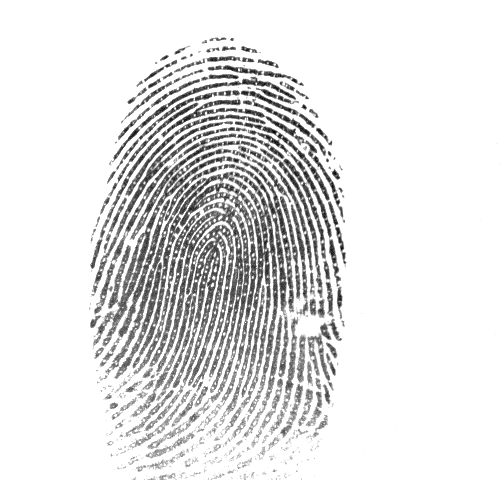
#> input picture data/CrossMatch_Sample_DB/012_3_6.tif, 504 x 480 px
$ python -i preprocessing.py   (imports and definitions only)
#> lines starting #> are read from the running program, lines starting #| are printed output that depends on the picture
#> further down, picture is the input picture: shape (480, 504, 3); min 0, max 255, mean 227.3
"""
Image preprocessing utilities for fingerprint recognition.

This module provides functions for preprocessing fingerprint images
including normalization, segmentation, and quality enhancement.
"""

from typing import Optional, Tuple

import cv2
import numpy as np


# =============================================================================
# MATHEMATICAL BACKGROUND
# =============================================================================
#
# Fingerprint preprocessing aims to enhance ridge-valley contrast and
# normalize image properties for consistent feature extraction.
#
# Key operations:
# 1. Normalization: Transform pixel intensities to standard mean/variance
# 2. Segmentation: Separate fingerprint region from background
# 3. Histogram equalization: Enhance local contrast
# =============================================================================


# [119 lines left out: functions normalize_image, normalize_to_range, segment_fingerprint, not called in this run]


def adaptive_histogram_equalization(
    image: np.ndarray,
    clip_limit: float = 2.0,
    tile_size: Tuple[int, int] = (8, 8)
) -> np.ndarray:
    """
    Apply Contrast Limited Adaptive Histogram Equalization (CLAHE).

    Mathematical Formulation:
    -------------------------
    CLAHE divides image into tiles and equalizes each separately:

    1. For each tile, compute histogram H(k)
    2. Clip histogram: H'(k) = min(H(k), clip_limit * N / num_bins)
    3. Redistribute clipped pixels uniformly
    4. Compute CDF and apply equalization
    5. Interpolate at tile boundaries

    This enhances local contrast without amplifying noise.

    Args:
        image: Input grayscale image
        clip_limit: Threshold for contrast limiting
        tile_size: Size of tiles for local equalization

    Returns:
        Enhanced image
    """
    # Convert to uint8 if necessary
    if image.dtype in [np.float32, np.float64]:
        was_float = True
        image = (image * 255).clip(0, 255).astype(np.uint8)
    else:
        was_float = False

    clahe = cv2.createCLAHE(clipLimit=clip_limit, tileGridSize=tile_size)
    enhanced = clahe.apply(image)

    if was_float:
        enhanced = enhanced.astype(np.float32) / 255.0

    return enhanced


def remove_background_gradient(
    image: np.ndarray,
    kernel_size: int = 65
) -> np.ndarray:
    """
    Remove background intensity gradient using morphological operations.

    Mathematical Formulation:
    -------------------------
    Background estimation via morphological opening:

    background = opening(I, kernel)
    corrected = I - background

    This removes slow intensity variations while preserving ridges.

    Args:
        image: Input grayscale image
        kernel_size: Size of structuring element (odd number)

    Returns:
        Gradient-corrected image
    """
#> called with kernel_size = 65
    if image.dtype in [np.float32, np.float64]:
        was_float = True
        img_uint8 = (image * 255).clip(0, 255).astype(np.uint8)
    else:
        was_float = False
        img_uint8 = image

    kernel = cv2.getStructuringElement(cv2.MORPH_ELLIPSE, (kernel_size, kernel_size))
    background = cv2.morphologyEx(img_uint8, cv2.MORPH_OPEN, kernel)
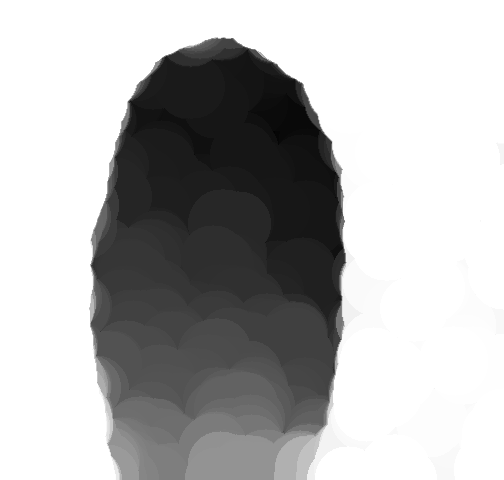
#> background: shape (480, 504, 3); min 0, max 255, mean 179.7

    corrected = cv2.subtract(img_uint8, background)
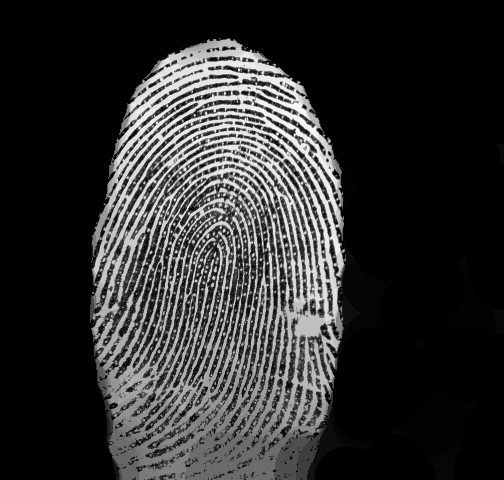
#> corrected: shape (480, 504, 3); min 0, max 249, mean 47.6

    if was_float:
        corrected = corrected.astype(np.float32) / 255.0

    return corrected


# [47 lines left out: functions resize_image, pad_to_square, not called in this run]


def preprocess_fingerprint(
    image: np.ndarray,
    target_size: Optional[Tuple[int, int]] = (256, 256),
    normalize: bool = True,
    equalize: bool = True,
    segment: bool = True,
    remove_gradient: bool = True
) -> Tuple[np.ndarray, Optional[np.ndarray]]:
    """
    Apply full preprocessing pipeline to fingerprint image.

    Pipeline:
    1. Convert to float and normalize range
    2. Remove background gradient (optional)
    3. Apply CLAHE for contrast enhancement (optional)
    4. Segment fingerprint region (optional)
    5. Normalize intensity (optional)
    6. Resize to target size

    Args:
        image: Input fingerprint image
        target_size: Target (width, height), None to keep original
        normalize: Whether to normalize intensities
        equalize: Whether to apply histogram equalization
        segment: Whether to compute segmentation mask
        remove_gradient: Whether to remove background gradient

    Returns:
        Tuple of (preprocessed_image, segmentation_mask)
        mask is None if segment=False
    """
    # Ensure float image
    if image.dtype == np.uint8:
        image = image.astype(np.float32) / 255.0

    mask = None

    # Remove background gradient
    if remove_gradient:
        image = remove_background_gradient(image)

    # Histogram equalization
    if equalize:
        image = adaptive_histogram_equalization(image)

    # Segmentation
    if segment:
        mask = segment_fingerprint(image)

    # Normalize intensities
    if normalize:
        image = normalize_to_range(image, 0.0, 1.0)

    # Resize
    if target_size is not None:
        image = resize_image(image, target_size)
        if mask is not None:
            mask = resize_image(mask, target_size, cv2.INTER_NEAREST)

    return image, mask


class FingerprintPreprocessor:
    """
    Configurable preprocessor for fingerprint images.

    Encapsulates preprocessing parameters and provides a consistent
    interface for batch processing.
    """

    # [74 lines left out: functions __init__, __call__, process_batch, not called in this run]

>>> import cv2
>>> picture = cv2.imread('../../data/CrossMatch_Sample_DB/012_3_6.tif')
#> (the run stopped early here; a loop or call above may not have finished)

$ run again, on data/CrossMatch_Sample_DB/012_5_3.tif
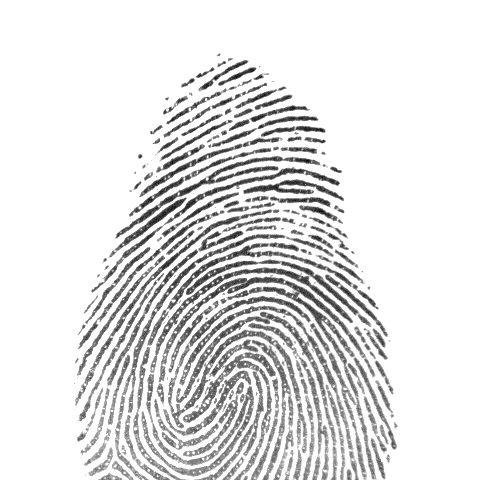
#> input picture data/CrossMatch_Sample_DB/012_5_3.tif, 504 x 480 px
#> picture is the input picture: shape (480, 504, 3); min 0, max 255, mean 228
#> in remove_background_gradient, `background = cv2.morphologyEx(img_uint8, cv2.MORPH_OPEN, kernel)`:
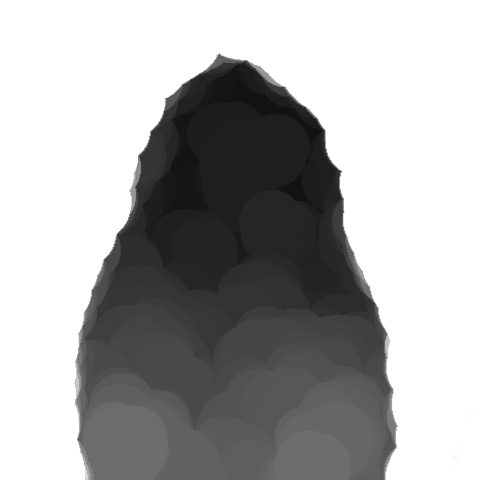
#> background: shape (480, 504, 3); min 0, max 255, mean 175
#> in remove_background_gradient, `corrected = cv2.subtract(img_uint8, background)`:
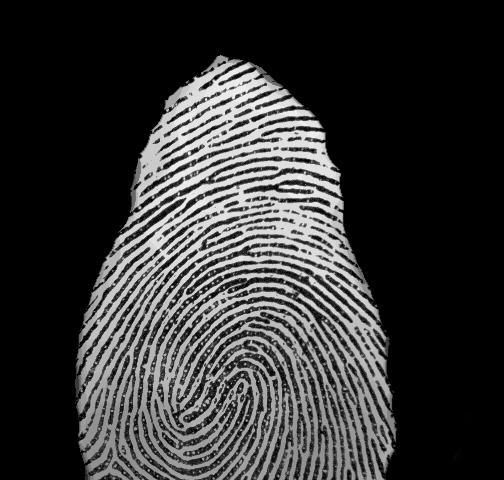
#> corrected: shape (480, 504, 3); min 0, max 237, mean 53

$ run again, on data/CrossMatch_Sample_DB/012_5_6.tif
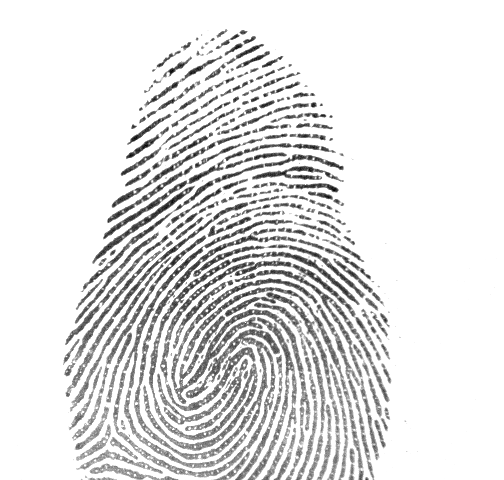
#> input picture data/CrossMatch_Sample_DB/012_5_6.tif, 504 x 480 px
#> picture is the input picture: shape (480, 504, 3); min 0, max 255, mean 227
#> in remove_background_gradient, `background = cv2.morphologyEx(img_uint8, cv2.MORPH_OPEN, kernel)`:
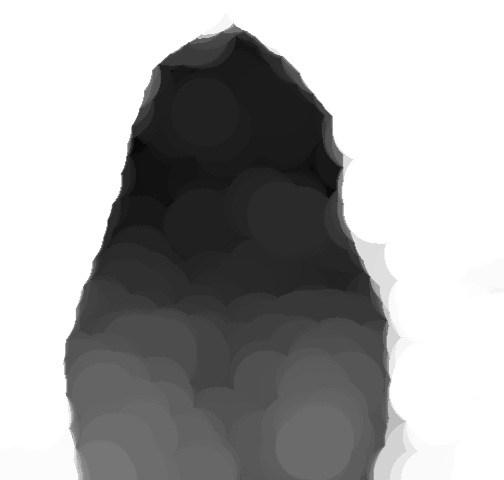
#> background: shape (480, 504, 3); min 0, max 255, mean 165.7
#> in remove_background_gradient, `corrected = cv2.subtract(img_uint8, background)`:
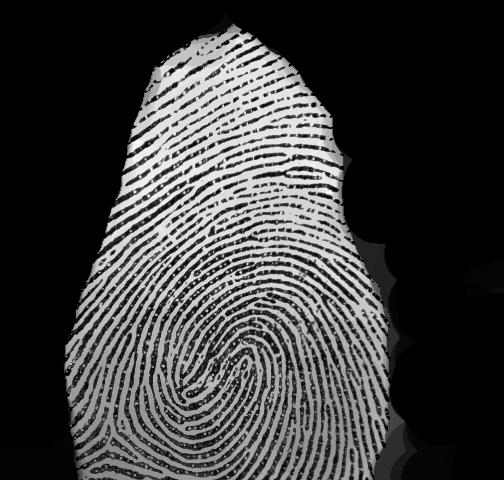
#> corrected: shape (480, 504, 3); min 0, max 246, mean 61.4

$ run again, on data/CrossMatch_Sample_DB/012_6_2.tif
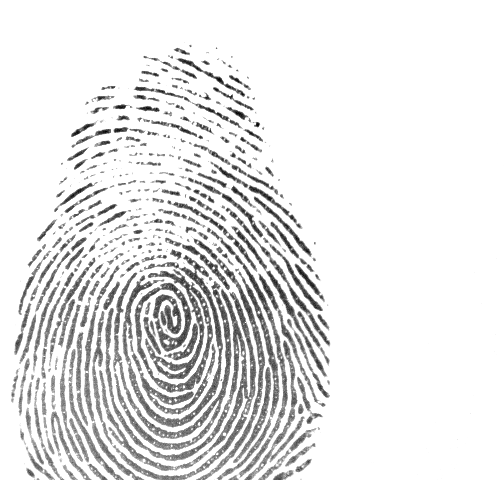
#> input picture data/CrossMatch_Sample_DB/012_6_2.tif, 504 x 480 px
#> picture is the input picture: shape (480, 504, 3); min 1, max 255, mean 230.9
#> in remove_background_gradient, `background = cv2.morphologyEx(img_uint8, cv2.MORPH_OPEN, kernel)`:
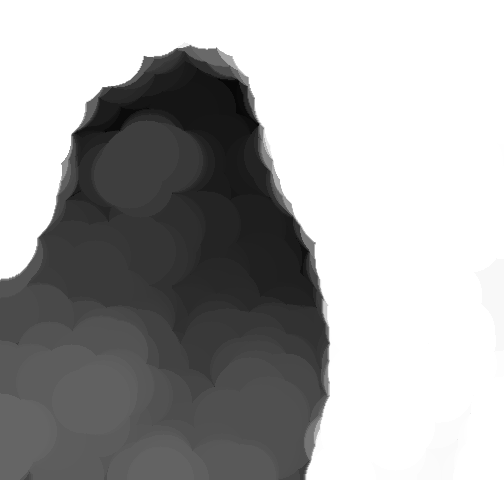
#> background: shape (480, 504, 3); min 1, max 255, mean 167.5
#> in remove_background_gradient, `corrected = cv2.subtract(img_uint8, background)`:
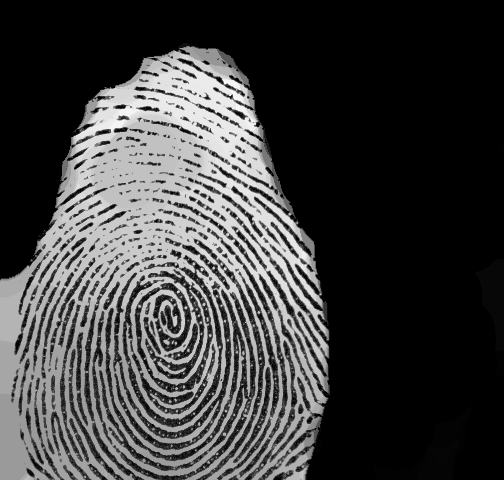
#> corrected: shape (480, 504, 3); min 0, max 247, mean 63.3
